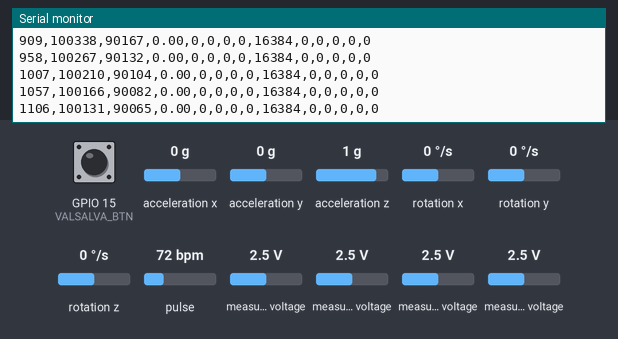
The sketch below on a simulated ESP32. Parts: the last lines printed to the serial monitor. The test bench sets the inputs (shaded band); at power-on: acceleration x 0 g, measured voltage 2.5 V, GPIO 15 (VALSALVA_BTN) HIGH, acceleration y 0 g, acceleration z 1 g, rotation x 0 °/s, rotation y 0 °/s, rotation z 0 °/s, pulse 72 bpm.

Above: at 1.2 s.
1.3 s: acceleration x set to -1.4 g
At 1.32 s:
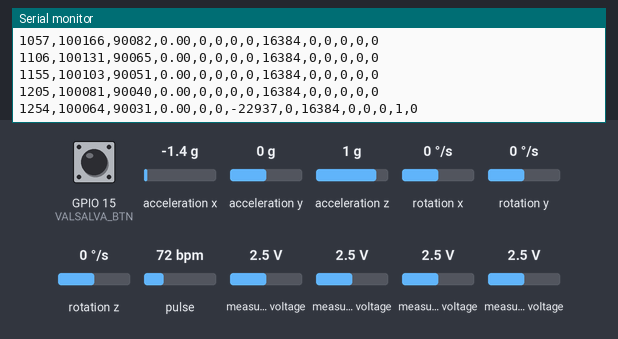
2.8 s: measured voltage (sensor 200) set to 0.1 V
At 2.8 s:
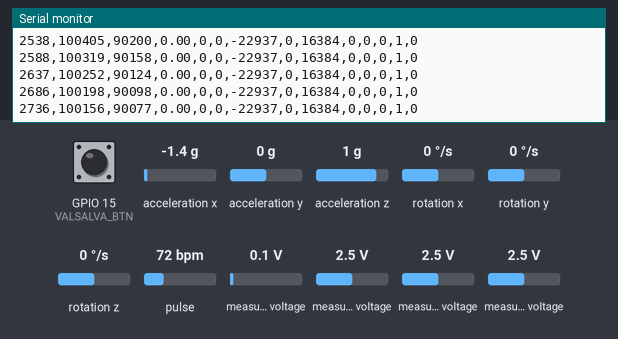
4.3 s: measured voltage (sensor 202) set to 1.2 V
At 4.33 s:
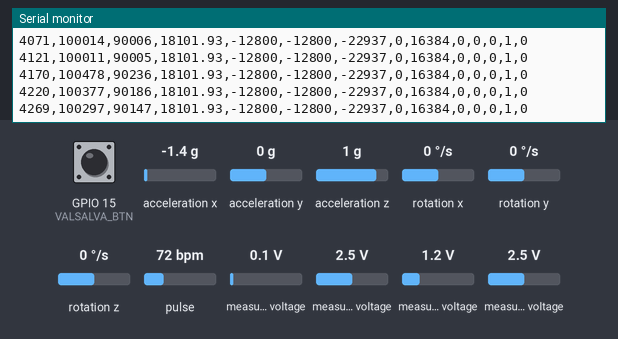
7.3 s: measured voltage (sensor 201) set to 0.1 V
At 7.3 s:
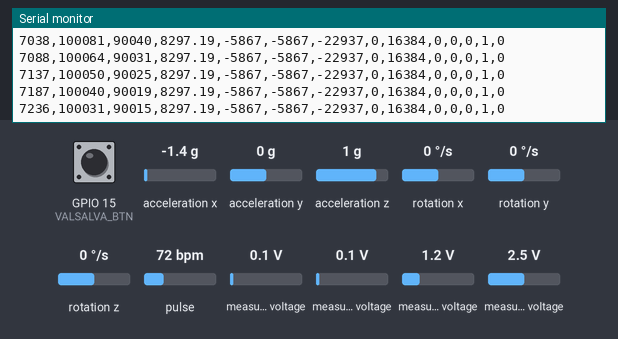
8.8 s: acceleration x set to 0.1 g
At 8.83 s:
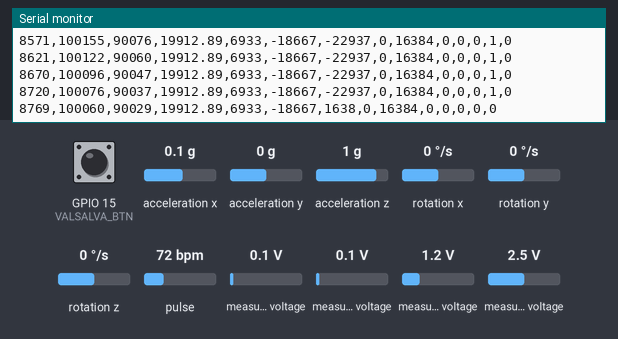
11.8 s: measured voltage (sensor 203) set to 0.1 V
At 11.8 s:
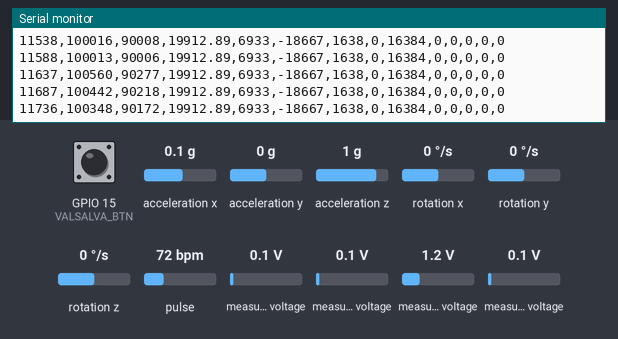
Timing chart, 0 to 14.3 s (numbered marks = the images above; inputs shaded):
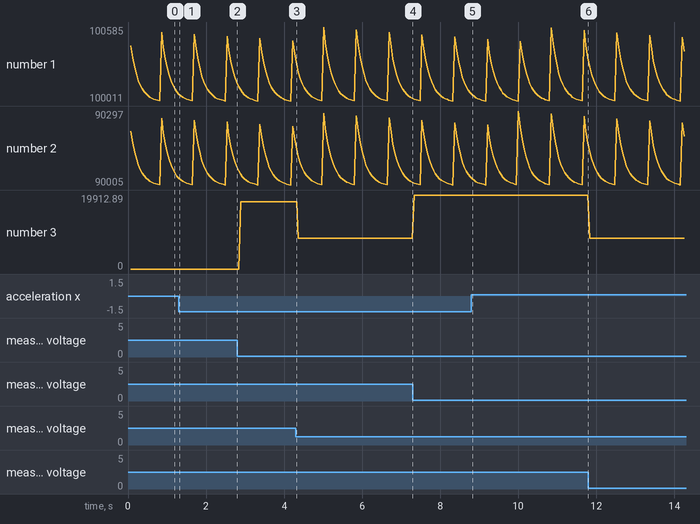

Measured:
- after the input at 1.3 s, the serial monitor: prints a new line at once (image 1)
- plotted number 1: 100081 → 100156 after the input at 1.3 s
- plotted number 2: 90040 → 90077 after the input at 1.3 s

The sketch:

icpfinalboss.ino
```cpp
/*
  icpfinalboss.ino
  ================
  ESP32 firmware for non-invasive ICP monitoring.
  Outputs raw sample CSV at exactly 50 Hz via hardware timer interrupt.
  Python pipeline does all feature extraction — no onboard math.

  Columns: timestamp_ms,ir_raw,red_raw,disp_raw,disp_x,disp_y,
           ax,ay,az,gx,gy,gz,artifact_flag,session_label

  session_label: 0=normal, 3=valsalva, 4=recovery
  Valsalva button on GPIO 15: press to start (label→3), press again to stop (label→4)
*/

#include <Wire.h>
#include <Adafruit_ADS1X15.h>
#include "MAX30105.h"
#include <MPU6050.h>

// ── Hardware objects ──────────────────────────────────────────────────────────
Adafruit_ADS1115 ads;
MAX30105 particleSensor;
MPU6050 mpu;

// ── Timer ─────────────────────────────────────────────────────────────────────
hw_timer_t *timer = NULL;
volatile bool sample_flag = false;
void IRAM_ATTR onTimer() { sample_flag = true; }

// ── Valsalva button ───────────────────────────────────────────────────────────
#define VALSALVA_BTN 15
volatile uint8_t session_label = 0;   // 0=normal, 3=valsalva, 4=recovery
unsigned long last_btn_ms = 0;

// ── Artifact detection ────────────────────────────────────────────────────────
// Ring buffer for z-score spike detection on displacement
#define ART_BUF 50
float disp_hist[ART_BUF];
int disp_idx = 0;
bool art_buf_full = false;

uint8_t detect_artifact(float disp_val, int16_t ax, int16_t ay, int16_t az) {
  // IMU motion artifact: acceleration magnitude > 1.5g (~15000 raw)
  float accel_mag = sqrt((float)(ax*ax + ay*ay + az*az));
  if (accel_mag > 20000) return 1;

  // Displacement z-score > 3.5 sigma
  if (art_buf_full) {
    float sum = 0, sum2 = 0;
    for (int i = 0; i < ART_BUF; i++) { sum += disp_hist[i]; sum2 += disp_hist[i]*disp_hist[i]; }
    float mean = sum / ART_BUF;
    float std  = sqrt(sum2 / ART_BUF - mean * mean);
    if (std > 0 && fabs(disp_val - mean) > 3.5 * std) return 1;
  }

  disp_hist[disp_idx] = disp_val;
  disp_idx = (disp_idx + 1) % ART_BUF;
  if (disp_idx == 0) art_buf_full = true;
  return 0;
}

// ── Setup ─────────────────────────────────────────────────────────────────────
void setup() {
  Serial.begin(115200);
  Wire.begin(21, 22);

  ads.begin();
  ads.setDataRate(RATE_ADS1115_860SPS);  // 860 SPS → ~1.16ms/ch × 4 = ~4.6ms; fits in 20ms (50 Hz) budget
  particleSensor.begin(Wire);
  particleSensor.setup();
  mpu.initialize();

  pinMode(VALSALVA_BTN, INPUT_PULLUP);

  // Hardware timer: prescaler=80 → 1 MHz clock; alarm=20000 → 50 Hz
  timer = timerBegin(0, 80, true);
  timerAttachInterrupt(timer, &onTimer, true);
  timerAlarmWrite(timer, 20000, true);
  timerAlarmEnable(timer);

  Serial.println("timestamp_ms,ir_raw,red_raw,disp_raw,disp_x,disp_y,ax,ay,az,gx,gy,gz,artifact_flag,session_label");
}

// ── Loop ──────────────────────────────────────────────────────────────────────
void loop() {
  // Valsalva button debounce (300 ms)
  if (digitalRead(VALSALVA_BTN) == LOW && millis() - last_btn_ms > 300) {
    session_label = (session_label == 3) ? 4 : 3;
    last_btn_ms = millis();
  }

  if (!sample_flag) return;
  sample_flag = false;

  unsigned long ts = millis();

  // ADS1115 quad-photodiode (BPW34)
  int16_t q1 = ads.readADC_SingleEnded(0);
  int16_t q2 = ads.readADC_SingleEnded(1);
  int16_t q3 = ads.readADC_SingleEnded(2);
  int16_t q4 = ads.readADC_SingleEnded(3);

  int16_t disp_x   = (q1 + q4) - (q2 + q3);
  int16_t disp_y   = (q1 + q2) - (q3 + q4);
  float   disp_raw = sqrt((float)(disp_x*disp_x + disp_y*disp_y));

  // MAX30102 PPG
  long ir_raw  = particleSensor.getIR();
  long red_raw = particleSensor.getRed();

  // MPU6050
  int16_t ax, ay, az, gx, gy, gz;
  mpu.getMotion6(&ax, &ay, &az, &gx, &gy, &gz);

  uint8_t artifact = detect_artifact(disp_raw, ax, ay, az);

  // Output raw CSV row
  Serial.print(ts);       Serial.print(",");
  Serial.print(ir_raw);   Serial.print(",");
  Serial.print(red_raw);  Serial.print(",");
  Serial.print(disp_raw); Serial.print(",");
  Serial.print(disp_x);   Serial.print(",");
  Serial.print(disp_y);   Serial.print(",");
  Serial.print(ax);       Serial.print(",");
  Serial.print(ay);       Serial.print(",");
  Serial.print(az);       Serial.print(",");
  Serial.print(gx);       Serial.print(",");
  Serial.print(gy);       Serial.print(",");
  Serial.print(gz);       Serial.print(",");
  Serial.print(artifact); Serial.print(",");
  Serial.println(session_label);
}
```
